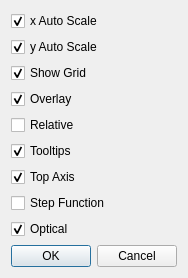
<?xml version="1.0" encoding="UTF-8"?>
<ui version="4.0">
 <class>QtProfilePrefsGUI</class>
 <widget class="QDialog" name="QtProfilePrefsGUI">
  <property name="geometry">
   <rect>
    <x>0</x>
    <y>0</y>
    <width>173</width>
    <height>251</height>
   </rect>
  </property>
  <property name="windowTitle">
   <string>Dialog</string>
  </property>
  <layout class="QVBoxLayout" name="verticalLayout">
   <item>
    <widget class="QCheckBox" name="autoScaleX">
     <property name="text">
      <string>x Auto Scale</string>
     </property>
     <property name="checked">
      <bool>true</bool>
     </property>
    </widget>
   </item>
   <item>
    <widget class="QCheckBox" name="autoScaleY">
     <property name="text">
      <string>y Auto Scale</string>
     </property>
     <property name="checked">
      <bool>true</bool>
     </property>
    </widget>
   </item>
   <item>
    <widget class="QCheckBox" name="showGrid">
     <property name="text">
      <string>Show Grid</string>
     </property>
     <property name="checked">
      <bool>true</bool>
     </property>
    </widget>
   </item>
   <item>
    <widget class="QCheckBox" name="multiProf">
     <property name="text">
      <string>Overlay</string>
     </property>
     <property name="checked">
      <bool>true</bool>
     </property>
    </widget>
   </item>
   <item>
    <widget class="QCheckBox" name="relative">
     <property name="text">
      <string>Relative</string>
     </property>
    </widget>
   </item>
   <item>
    <widget class="QCheckBox" name="toolTipsCheckBox">
     <property name="text">
      <string>Tooltips</string>
     </property>
     <property name="checked">
      <bool>true</bool>
     </property>
    </widget>
   </item>
   <item>
    <widget class="QCheckBox" name="topAxisCheckBox">
     <property name="text">
      <string>Top Axis</string>
     </property>
     <property name="checked">
      <bool>true</bool>
     </property>
    </widget>
   </item>
   <item>
    <widget class="QCheckBox" name="stepFunctionCheckBox">
     <property name="text">
      <string>Step Function</string>
     </property>
    </widget>
   </item>
   <item>
    <widget class="QCheckBox" name="opticalSpecFitCheckBox">
     <property name="text">
      <string>Optical</string>
     </property>
     <property name="checked">
      <bool>true</bool>
     </property>
    </widget>
   </item>
   <item>
    <widget class="QDialogButtonBox" name="buttonBox">
     <property name="standardButtons">
      <set>QDialogButtonBox::Cancel|QDialogButtonBox::Ok</set>
     </property>
    </widget>
   </item>
  </layout>
 </widget>
 <resources/>
 <connections/>
</ui>
